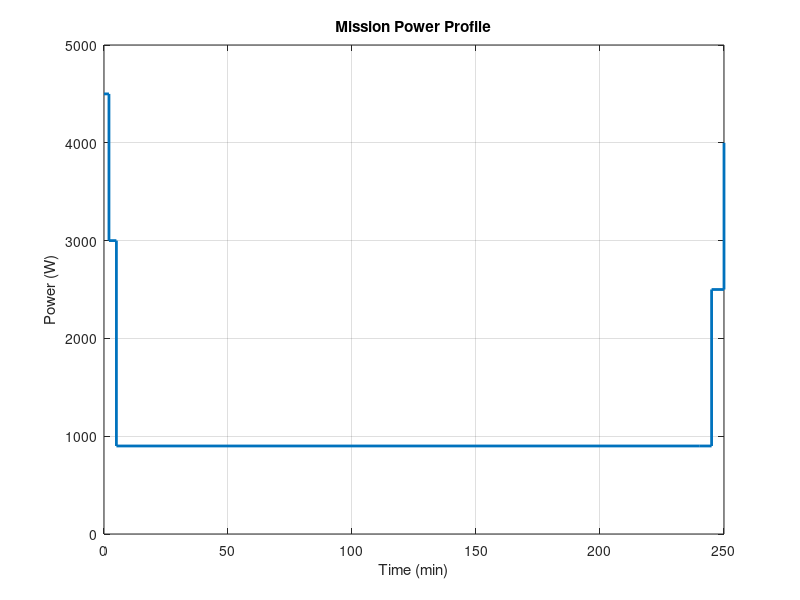

This chart was generated by the following MATLAB code:
Time = [

0
2
5
240
245
250

];

Power = [

4500
3000
900
900
2500
4000

];

stairs(Time,Power,'LineWidth',2)

xlabel('Time (min)')
ylabel('Power (W)')
grid on
title('Mission Power Profile')

saveas(gcf, 'MissionProfile.png');
